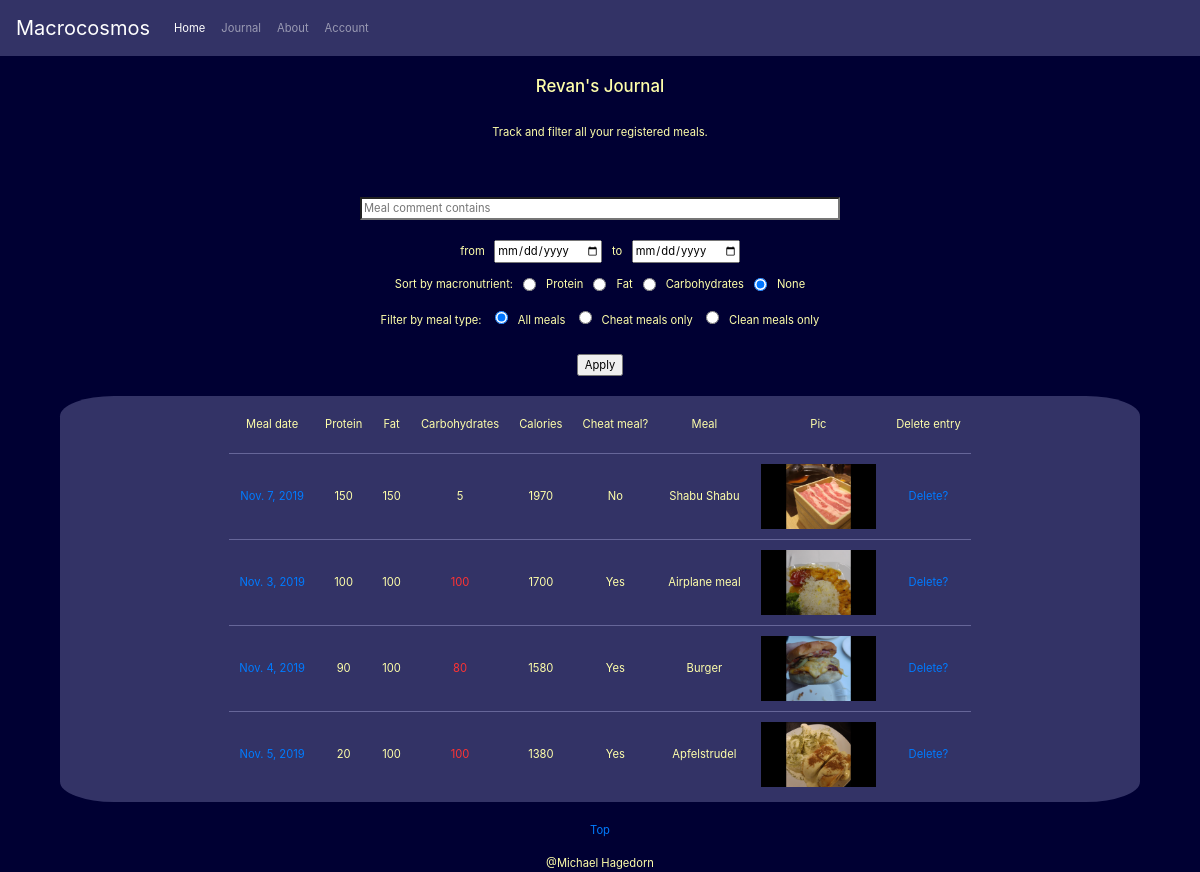
The page /macroslist (signed in) on the database its author committed.
### nutrition/models.py (models this page shows, shortened)
class macros(models.Model):
    username = models.ForeignKey(User, on_delete=models.CASCADE, default=None)
    protein = models.IntegerField()
    fat = models.IntegerField()
    carbohydrates = models.IntegerField()
    date = models.DateField(default=date.today)
    cheat = models.BooleanField(default=False)
    comment = models.CharField(max_length=64, blank=True)
    description = models.CharField(max_length=2048, blank=True)
    image = models.ImageField(upload_to='images/', blank=True)

### nutrition/views.py (the view)
# urls.py: path("macroslist", views.macroslist),
@login_required
def macroslist(request):
    try:
        queryset = macros.objects.filter(username=request.user)
    except macros.DoesNotExist:
        raise Http404("No data exists")
    context = {
        "instances": queryset
    }
    return render(request, "nutrition/macroslist.html", context)

### nutrition/templates/nutrition/macroslist.html (shortened to what this page needs)
{% extends 'nutrition/base.html' %}
{% block content %}
{% if user.is_authenticated %}
  <h2>{{ user.username }}'s Journal</h2>
  <p>Track and filter all your registered meals.</p>
{% endif %}
<div id="search-entry">
  <form method="GET" action="/search_entry" id="searchform">
    <div>
      <input type="search" name="comment" placeholder="Meal comment contains" class="search-comment">
    </div>
    <div>
    <label for="meals-from">from&nbsp;&nbsp;</label>
    <input type="date" name="mealdate" id="meals-from">
    <label for="meals-to">&nbsp;&nbsp;to&nbsp;&nbsp;</label>
    <input type="date" name="mealdateEnd" id="meals-to">
    </div>
    <div class="macrofilter-div">
      Sort by macronutrient:
      <input type="radio" name="macrofilter" value="protein" class="macrofilter"> Protein<br>
      <input type="radio" name="macrofilter" value="fat" class="macrofilter"> Fat<br>
      <input type="radio" name="macrofilter" value="carbohydrate" class="macrofilter"> Carbohydrates<br>
      <input type="radio" name="macrofilter" value="nosort" class="macrofilter" checked> None<br>
    </div>
    <div class="cheatfilter-div">
      Filter by meal type:
      <input type="radio" name="cheat" value="all" class="macrofilter" checked>All meals
      <input type="radio" name="cheat" value="cheat" class="macrofilter">Cheat meals only
      <input type="radio" name="cheat" value="clean" class="macrofilter" >Clean meals only
    </div>
    <input type="submit" value="Apply" class="search-submit">
  </form>
</div>
<div id="rec-div">
  <table class="rec-table">
    <tr class="rec-th-row">
      <td class="rec-th">Meal date</td>
      <td class="rec-th">Protein</td>
      <td class="rec-th">Fat</td>
      <td class="rec-th">Carbohydrates</td>
      <td class="rec-th">Calories</td>
      <td class="rec-th">Cheat meal?</td>
      <td class="rec-th">Meal</td>
      <td class="rec-th">Pic</td>
      <td class="rec-th">Delete entry</td>
    </tr>
    {% load mathfilters %}
    {% for instance in instances reversed %}
    <tr>
      <td class="rec-td">
        <a href="/meal_display/{{ instance.id }}">
          {{ instance.date }}
        </a>
      </td>
      <td class="rec-td">{{ instance.protein }}</td>
      <td class="rec-td">{{ instance.fat }}</td>
      {% if instance.carbohydrates <= 20 %}
      <td class="rec-td">{{ instance.carbohydrates }}</td>
      {% else %}
      <td class="rec-td-red">{{ instance.carbohydrates }}</td>
      {% endif %}
      {% with cp=instance.protein|mul:4 cf=instance.fat|mul:9 cc=instance.carbohydrates|mul:4 %}
      <td class="rec-td">{{ cp|add:cf|add:cc }}</td>
      {% endwith %}
      {% if instance.cheat %}
      <td class="rec-td">Yes</td>
      {% else %}
      <td class="rec-td">No</td>
      {% endif %}
      <td class="rec-td">{{ instance.comment }}</td>
      {% if instance.image %}
      <td class="rec-td">
        <a href="/meal_display/{{ instance.id }}">
          <img src="{{ instance.image.url }}" alt="meal" class="food-img">
        </a>
      </td>
      {% else %}
      <td class="rec-td"></td>
      {% endif %}
      <td class="rec-td"><a href="/delete/{{ instance.id }}">Delete?</a></td>
    </tr>
    {% endfor %}
  </table>
</div>
<div class="back-to-top">
  <a href="#searchform">
    <p>
      Top
    </p>
  </a>
</div>
{% endblock %}

### nutrition/static/css/styles.css (style rules this page uses)
body { text-align: center; font-size: 0.9em; background-color: #003; color: #FFA; }
h2 { font-size: 1.5em; width: 100%; padding-top: 20px; padding-bottom: 20px; }
#rec-div { background-color: #336; text-align: center; width: 50%; padding: 0px 20px 0px 20px; display: inline-block; border-radius: 5%; }
.rec-table { padding: 0px 5px 0px 5px; display: inline-block; }
.rec-th { padding: 20px 10px 20px 10px; }
.rec-td { padding: 10px 10px 10px 10px; border-top: solid #669 1px; }
.rec-td-red { padding: 10px 10px 10px 10px; border-top: solid #669 1px; color: #F33; }
.food-img { height: 65px; width: auto; }
@media only screen and (max-width: 1400px) { body { font-size: 0.7em; } }
@media only screen and (max-width: 1400px) { #rec-div { width: 90%; } }
form { padding: 20px 0px 20px 0px; }
.search-comment { width: 40%; margin: 20px 0px 20px 0px; }
.macrofilter-div { display: inline-flex; align-items: center; }
.macrofilter { margin: 10px 10px 10px 10px; }
.search-submit { margin-top: 20px; }
.back-to-top { margin-top: 20px; }

### rows shown on the page
macros: date "Nov. 7, 2019", protein "150", fat "150", carbohydrates "5", value "1970", cheat "No", comment "Shabu Shabu", image (picture)
macros: date "Nov. 3, 2019", protein "100", fat "100", carbohydrates "100", value "1700", cheat "Yes", comment "Airplane meal", image (picture)
macros: date "Nov. 4, 2019", protein "90", fat "100", carbohydrates "80", value "1580", cheat "Yes", comment "Burger", image (picture)
macros: date "Nov. 5, 2019", protein "20", fat "100", carbohydrates "100", value "1380", cheat "Yes", comment "Apfelstrudel", image (picture)

### other values the page prints
{{ user.username }} "Revan"
